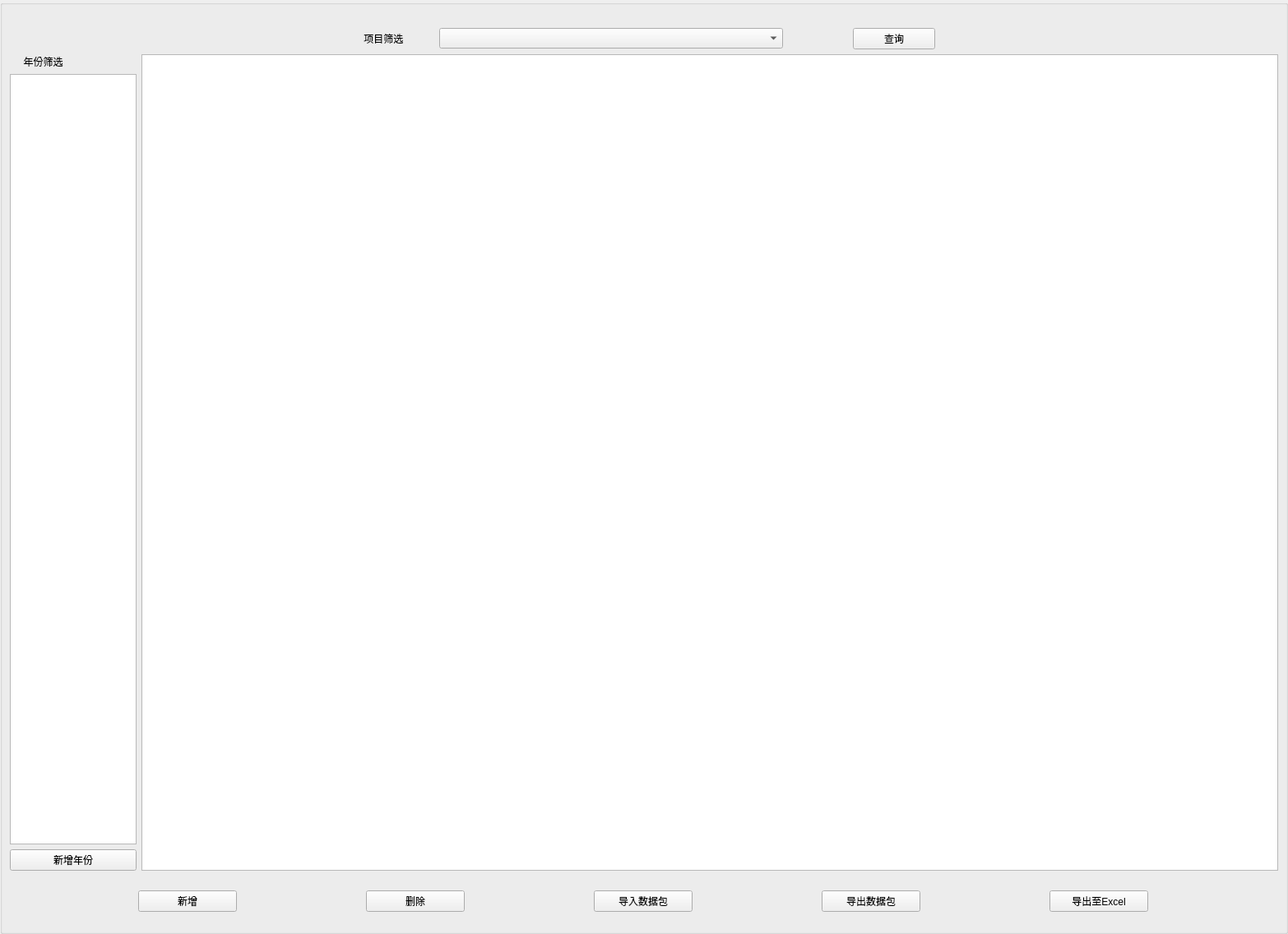
<?xml version="1.0" encoding="UTF-8"?>
<ui version="4.0">
 <class>Form</class>
 <widget class="QWidget" name="Form">
  <property name="geometry">
   <rect>
    <x>0</x>
    <y>0</y>
    <width>1566</width>
    <height>1136</height>
   </rect>
  </property>
  <property name="windowTitle">
   <string>阵地工程</string>
  </property>
  <layout class="QHBoxLayout" name="horizontalLayout_5">
   <property name="spacing">
    <number>0</number>
   </property>
   <property name="leftMargin">
    <number>0</number>
   </property>
   <property name="topMargin">
    <number>0</number>
   </property>
   <property name="rightMargin">
    <number>0</number>
   </property>
   <property name="bottomMargin">
    <number>0</number>
   </property>
   <item>
    <widget class="QGroupBox" name="groupBox_2">
     <property name="title">
      <string/>
     </property>
     <layout class="QVBoxLayout" name="verticalLayout_2">
      <item>
       <widget class="QWidget" name="wg_directory" native="true">
        <property name="sizePolicy">
         <sizepolicy hsizetype="Fixed" vsizetype="Preferred">
          <horstretch>0</horstretch>
          <verstretch>0</verstretch>
         </sizepolicy>
        </property>
        <layout class="QHBoxLayout" name="horizontalLayout_4">
         <property name="spacing">
          <number>0</number>
         </property>
         <property name="leftMargin">
          <number>0</number>
         </property>
         <property name="topMargin">
          <number>0</number>
         </property>
         <property name="rightMargin">
          <number>0</number>
         </property>
         <property name="bottomMargin">
          <number>0</number>
         </property>
        </layout>
       </widget>
      </item>
      <item>
       <spacer name="horizontalSpacer_9">
        <property name="orientation">
         <enum>Qt::Horizontal</enum>
        </property>
        <property name="sizeHint" stdset="0">
         <size>
          <width>1529</width>
          <height>13</height>
         </size>
        </property>
       </spacer>
      </item>
      <item>
       <layout class="QGridLayout" name="gridLayout" columnstretch="3,3,3,3,3,3">
        <property name="spacing">
         <number>5</number>
        </property>
        <item row="3" column="3">
         <spacer name="horizontalSpacer_2">
          <property name="orientation">
           <enum>Qt::Horizontal</enum>
          </property>
          <property name="sizeType">
           <enum>QSizePolicy::Fixed</enum>
          </property>
          <property name="sizeHint" stdset="0">
           <size>
            <width>80</width>
            <height>20</height>
           </size>
          </property>
         </spacer>
        </item>
        <item row="3" column="5">
         <spacer name="horizontalSpacer_8">
          <property name="orientation">
           <enum>Qt::Horizontal</enum>
          </property>
          <property name="sizeHint" stdset="0">
           <size>
            <width>40</width>
            <height>20</height>
           </size>
          </property>
         </spacer>
        </item>
        <item row="3" column="1">
         <widget class="QLabel" name="label_2">
          <property name="minimumSize">
           <size>
            <width>50</width>
            <height>25</height>
           </size>
          </property>
          <property name="maximumSize">
           <size>
            <width>100</width>
            <height>25</height>
           </size>
          </property>
          <property name="text">
           <string>    项目筛选</string>
          </property>
         </widget>
        </item>
        <item row="3" column="0">
         <spacer name="horizontalSpacer_4">
          <property name="orientation">
           <enum>Qt::Horizontal</enum>
          </property>
          <property name="sizeHint" stdset="0">
           <size>
            <width>40</width>
            <height>20</height>
           </size>
          </property>
         </spacer>
        </item>
        <item row="3" column="2">
         <widget class="QComboBox" name="cb_selectedType">
          <property name="minimumSize">
           <size>
            <width>0</width>
            <height>25</height>
           </size>
          </property>
         </widget>
        </item>
        <item row="3" column="4">
         <widget class="QPushButton" name="pb_select">
          <property name="minimumSize">
           <size>
            <width>50</width>
            <height>25</height>
           </size>
          </property>
          <property name="maximumSize">
           <size>
            <width>100</width>
            <height>16777215</height>
           </size>
          </property>
          <property name="text">
           <string>查询</string>
          </property>
         </widget>
        </item>
       </layout>
      </item>
      <item>
       <layout class="QHBoxLayout" name="horizontalLayout_2" stretch="1,9">
        <item>
         <layout class="QVBoxLayout" name="verticalLayout">
          <item>
           <widget class="QLabel" name="label_5">
            <property name="layoutDirection">
             <enum>Qt::RightToLeft</enum>
            </property>
            <property name="text">
             <string>     年份筛选</string>
            </property>
           </widget>
          </item>
          <item>
           <widget class="QListView" name="lv_year"/>
          </item>
          <item>
           <widget class="QPushButton" name="pb_addYear">
            <property name="text">
             <string>新增年份</string>
            </property>
           </widget>
          </item>
         </layout>
        </item>
        <item>
         <widget class="QTableWidget" name="tw_result">
          <property name="minimumSize">
           <size>
            <width>400</width>
            <height>200</height>
           </size>
          </property>
          <property name="maximumSize">
           <size>
            <width>16777215</width>
            <height>16777215</height>
           </size>
          </property>
         </widget>
        </item>
       </layout>
      </item>
      <item>
       <spacer name="horizontalSpacer_7">
        <property name="orientation">
         <enum>Qt::Horizontal</enum>
        </property>
        <property name="sizeHint" stdset="0">
         <size>
          <width>1529</width>
          <height>13</height>
         </size>
        </property>
       </spacer>
      </item>
      <item>
       <layout class="QHBoxLayout" name="horizontalLayout">
        <property name="leftMargin">
         <number>5</number>
        </property>
        <property name="topMargin">
         <number>5</number>
        </property>
        <property name="rightMargin">
         <number>5</number>
        </property>
        <property name="bottomMargin">
         <number>5</number>
        </property>
        <item>
         <widget class="QPushButton" name="tb_add">
          <property name="minimumSize">
           <size>
            <width>50</width>
            <height>25</height>
           </size>
          </property>
          <property name="maximumSize">
           <size>
            <width>120</width>
            <height>50</height>
           </size>
          </property>
          <property name="text">
           <string>新增</string>
          </property>
         </widget>
        </item>
        <item>
         <widget class="QPushButton" name="tb_del">
          <property name="minimumSize">
           <size>
            <width>50</width>
            <height>25</height>
           </size>
          </property>
          <property name="maximumSize">
           <size>
            <width>120</width>
            <height>50</height>
           </size>
          </property>
          <property name="text">
           <string>删除</string>
          </property>
         </widget>
        </item>
        <item>
         <widget class="QPushButton" name="tb_input">
          <property name="minimumSize">
           <size>
            <width>50</width>
            <height>25</height>
           </size>
          </property>
          <property name="maximumSize">
           <size>
            <width>120</width>
            <height>50</height>
           </size>
          </property>
          <property name="text">
           <string>导入数据包</string>
          </property>
         </widget>
        </item>
        <item>
         <widget class="QPushButton" name="pb_output">
          <property name="maximumSize">
           <size>
            <width>120</width>
            <height>50</height>
           </size>
          </property>
          <property name="text">
           <string>导出数据包</string>
          </property>
         </widget>
        </item>
        <item>
         <widget class="QPushButton" name="tb_outputToExcel">
          <property name="maximumSize">
           <size>
            <width>120</width>
            <height>50</height>
           </size>
          </property>
          <property name="text">
           <string>导出至Excel</string>
          </property>
         </widget>
        </item>
       </layout>
      </item>
      <item>
       <spacer name="horizontalSpacer_12">
        <property name="orientation">
         <enum>Qt::Horizontal</enum>
        </property>
        <property name="sizeHint" stdset="0">
         <size>
          <width>10</width>
          <height>10</height>
         </size>
        </property>
       </spacer>
      </item>
     </layout>
    </widget>
   </item>
   <item>
    <widget class="QWidget" name="widget" native="true">
     <property name="sizePolicy">
      <sizepolicy hsizetype="Fixed" vsizetype="Preferred">
       <horstretch>0</horstretch>
       <verstretch>0</verstretch>
      </sizepolicy>
     </property>
     <property name="minimumSize">
      <size>
       <width>0</width>
       <height>755</height>
      </size>
     </property>
    </widget>
   </item>
  </layout>
 </widget>
 <resources/>
 <connections/>
</ui>
